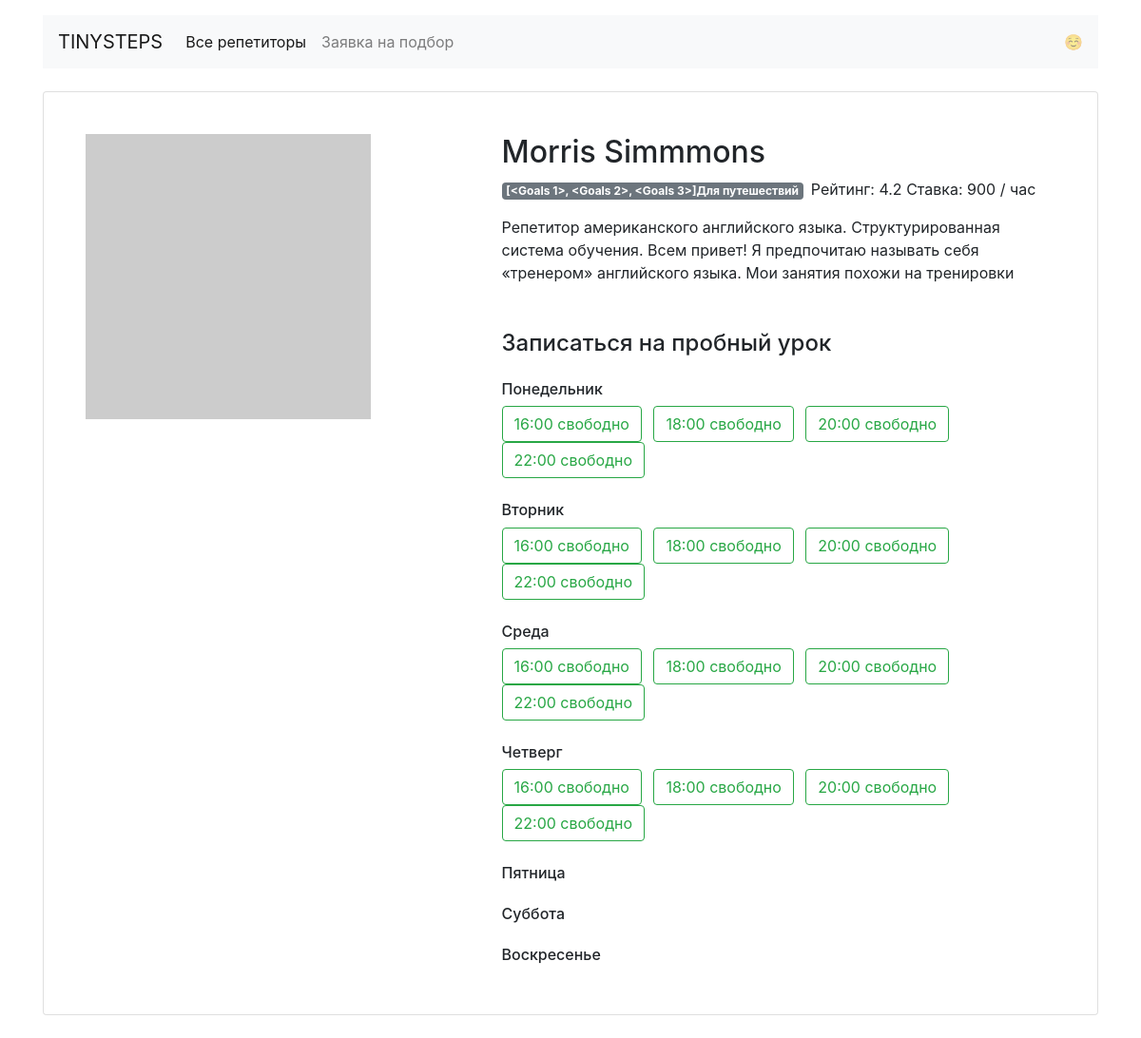
The app's page /profiles/1/ with its own data.
### app.py (models this page shows)
class Teachers(db.Model):
    __tablename__ = 'teachers'
    id = db.Column(db.Integer, primary_key=True)
    name = db.Column(db.String, nullable=False)
    about = db.Column(db.String, nullable=False)
    rating = db.Column(db.Float, nullable=False)
    picture = db.Column(db.String, nullable=False)
    price = db.Column(db.Integer, nullable=False)
    lesson_time = db.Column(db.String)
    goals = db.relationship("Goals", back_populates="goal")
    week_day = db.relationship("TimetableTeachers", back_populates="week")

### app.py (the view)
@app.route('/profiles/<int:id_teacher>/')  # профиль репетитора <id учителя>
def profiles(id_teacher):
    teacher = db.session.query(Teachers).get_or_404(id_teacher)
    return render_template("profiles.html", id_techer=teacher.id, all_data=all_data, teacher=teacher)

### templates/profiles.html
{% extends 'base.html' %}
{% block container %}
  <main class="container mt-3">
    <div class="card my-4 mx-auto">
      <div class="card-body m-2 m-md-4">
        <article class="row">
          <div class="col-5"><img src="{{ teacher.picture }}" class="img-fluid" alt=""></div>
          <div class="col-7">
            <section class="teacher=info">
              <h1 class="h2">{{ teacher.name }}</h1>
              <p><span class="badge badge-secondary mr-2"> {{ teacher.goals }}Для путешествий </span>Рейтинг: {{ teacher.rating }} Ставка: {{ teacher.price }} / час</p>
              <p>{{ teacher.about }}</p>
            </section>
            <section class="available">
              <h4 class="mb-4 mt-5">Записаться на пробный урок</h4>
              {% for day in all_data[1][teacher.id]['free'] %}
                {% if day == 'mon'%}<h6 class="mt-4">Понедельник</h6>
                {% elif day == 'tue'%}<h6 class="mt-4">Вторник</h6>
                {% elif day == 'wed'%}<h6 class="mt-4">Среда</h6>
                {% elif day == 'thu'%}<h6 class="mt-4">Четверг</h6>
                {% elif day == 'fri'%}<h6 class="mt-4">Пятница</h6>
                {% elif day == 'sat'%}<h6 class="mt-4">Суббота</h6>
                {% elif day == 'sun'%}<h6 class="mt-4">Воскресенье</h6>{% endif %}
              {% for key in all_data[1][teacher.id]['free'][day] %}
                  {% if all_data[1][teacher.id]['free'][day][key] %}
                      <a href="{{ url_for('booking', id_teacher=teacher.id|int, day=day, time=key)  }}" class="btn btn-outline-success  mr-2">{{ key }} свободно</a>
                  {% endif %}
              {% endfor %}
              {% endfor %}
            </section>
          </div>
        </article>
      </div>
    </div>
  </main>
{% endblock %}

### records on screen
Teachers: name "Morris Simmmons", rating "4.2", price "900", about "Репетитор американского английского языка. Структурированная система обучения. Всем привет! Я предпочитаю называть себя «тренером» английского языка. Мои занятия похожи на тренировки"

### other values on screen
{{ teacher.goals }} "[<Goals 1>, <Goals 2>, <Goals 3>]"
{{ key }} "16:00" "18:00" "20:00" "22:00" "16:00" "18:00" "20:00" "22:00" "16:00" "18:00" "20:00" "22:00" "16:00" "18:00" "20:00" "22:00"
